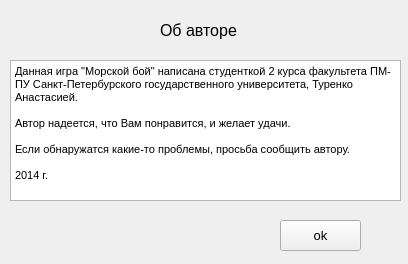
<?xml version="1.0" encoding="UTF-8"?>
<ui version="4.0">
 <class>About</class>
 <widget class="QWidget" name="About">
  <property name="geometry">
   <rect>
    <x>0</x>
    <y>0</y>
    <width>408</width>
    <height>264</height>
   </rect>
  </property>
  <property name="windowTitle">
   <string>Об авторе</string>
  </property>
  <widget class="QLabel" name="label">
   <property name="geometry">
    <rect>
     <x>160</x>
     <y>20</y>
     <width>91</width>
     <height>20</height>
    </rect>
   </property>
   <property name="font">
    <font>
     <pointsize>12</pointsize>
    </font>
   </property>
   <property name="text">
    <string>Об авторе</string>
   </property>
  </widget>
  <widget class="QTextBrowser" name="textBrowser">
   <property name="geometry">
    <rect>
     <x>10</x>
     <y>60</y>
     <width>391</width>
     <height>141</height>
    </rect>
   </property>
   <property name="html">
    <string>&lt;!DOCTYPE HTML PUBLIC &quot;-//W3C//DTD HTML 4.0//EN&quot; &quot;http://www.w3.org/TR/REC-html40/strict.dtd&quot;&gt;
&lt;html&gt;&lt;head&gt;&lt;meta name=&quot;qrichtext&quot; content=&quot;1&quot; /&gt;&lt;style type=&quot;text/css&quot;&gt;
p, li { white-space: pre-wrap; }
&lt;/style&gt;&lt;/head&gt;&lt;body style=&quot; font-family:'MS Shell Dlg 2'; font-size:8.25pt; font-weight:400; font-style:normal;&quot;&gt;
&lt;p style=&quot; margin-top:0px; margin-bottom:0px; margin-left:0px; margin-right:0px; -qt-block-indent:0; text-indent:0px;&quot;&gt;Данная игра &amp;quot;Морской бой&amp;quot; написана студенткой 2 курса факультета ПМ-ПУ Санкт-Петербурского государственного университета, Туренко Анастасией.&lt;/p&gt;
&lt;p style=&quot;-qt-paragraph-type:empty; margin-top:0px; margin-bottom:0px; margin-left:0px; margin-right:0px; -qt-block-indent:0; text-indent:0px;&quot;&gt;&lt;br /&gt;&lt;/p&gt;
&lt;p style=&quot; margin-top:0px; margin-bottom:0px; margin-left:0px; margin-right:0px; -qt-block-indent:0; text-indent:0px;&quot;&gt;Автор надеется, что Вам понравится, и желает удачи.&lt;/p&gt;
&lt;p style=&quot;-qt-paragraph-type:empty; margin-top:0px; margin-bottom:0px; margin-left:0px; margin-right:0px; -qt-block-indent:0; text-indent:0px;&quot;&gt;&lt;br /&gt;&lt;/p&gt;
&lt;p style=&quot; margin-top:0px; margin-bottom:0px; margin-left:0px; margin-right:0px; -qt-block-indent:0; text-indent:0px;&quot;&gt;Если обнаружатся какие-то проблемы, просьба сообщить автору.&lt;/p&gt;
&lt;p style=&quot;-qt-paragraph-type:empty; margin-top:0px; margin-bottom:0px; margin-left:0px; margin-right:0px; -qt-block-indent:0; text-indent:0px;&quot;&gt;&lt;br /&gt;&lt;/p&gt;
&lt;p style=&quot; margin-top:0px; margin-bottom:0px; margin-left:0px; margin-right:0px; -qt-block-indent:0; text-indent:0px;&quot;&gt;2014 г.&lt;/p&gt;&lt;/body&gt;&lt;/html&gt;</string>
   </property>
  </widget>
  <widget class="QPushButton" name="pushButton">
   <property name="geometry">
    <rect>
     <x>280</x>
     <y>220</y>
     <width>81</width>
     <height>31</height>
    </rect>
   </property>
   <property name="font">
    <font>
     <pointsize>10</pointsize>
    </font>
   </property>
   <property name="text">
    <string>ok</string>
   </property>
  </widget>
 </widget>
 <resources/>
 <connections>
  <connection>
   <sender>pushButton</sender>
   <signal>clicked()</signal>
   <receiver>About</receiver>
   <slot>close()</slot>
   <hints>
    <hint type="sourcelabel">
     <x>320</x>
     <y>235</y>
    </hint>
    <hint type="destinationlabel">
     <x>203</x>
     <y>131</y>
    </hint>
   </hints>
  </connection>
 </connections>
</ui>
